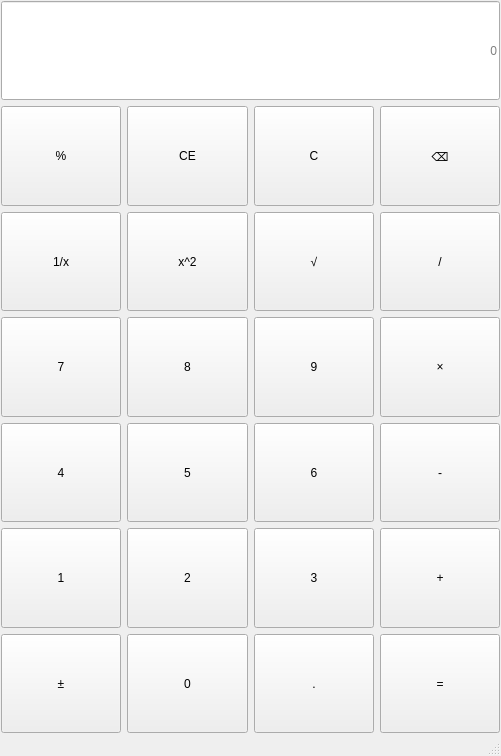
<?xml version="1.0" encoding="UTF-8"?>
<ui version="4.0">
 <class>MainWindow</class>
 <widget class="QMainWindow" name="MainWindow">
  <property name="geometry">
   <rect>
    <x>0</x>
    <y>0</y>
    <width>501</width>
    <height>756</height>
   </rect>
  </property>
  <property name="windowTitle">
   <string>MainWindow</string>
  </property>
  <widget class="QWidget" name="centralwidget">
   <layout class="QVBoxLayout" name="verticalLayout">
    <property name="leftMargin">
     <number>1</number>
    </property>
    <property name="topMargin">
     <number>1</number>
    </property>
    <property name="rightMargin">
     <number>1</number>
    </property>
    <property name="bottomMargin">
     <number>1</number>
    </property>
    <item>
     <layout class="QGridLayout" name="gridLayout">
      <item row="4" column="1">
       <widget class="QPushButton" name="btnNum5">
        <property name="sizePolicy">
         <sizepolicy hsizetype="Minimum" vsizetype="Preferred">
          <horstretch>0</horstretch>
          <verstretch>0</verstretch>
         </sizepolicy>
        </property>
        <property name="text">
         <string>5</string>
        </property>
       </widget>
      </item>
      <item row="1" column="2">
       <widget class="QPushButton" name="btnClearAll">
        <property name="sizePolicy">
         <sizepolicy hsizetype="Minimum" vsizetype="Preferred">
          <horstretch>0</horstretch>
          <verstretch>0</verstretch>
         </sizepolicy>
        </property>
        <property name="text">
         <string>C</string>
        </property>
       </widget>
      </item>
      <item row="3" column="1">
       <widget class="QPushButton" name="btnNum8">
        <property name="sizePolicy">
         <sizepolicy hsizetype="Minimum" vsizetype="Preferred">
          <horstretch>0</horstretch>
          <verstretch>0</verstretch>
         </sizepolicy>
        </property>
        <property name="text">
         <string>8</string>
        </property>
       </widget>
      </item>
      <item row="6" column="0">
       <widget class="QPushButton" name="btnSign">
        <property name="sizePolicy">
         <sizepolicy hsizetype="Minimum" vsizetype="Preferred">
          <horstretch>0</horstretch>
          <verstretch>0</verstretch>
         </sizepolicy>
        </property>
        <property name="text">
         <string>±</string>
        </property>
       </widget>
      </item>
      <item row="1" column="1">
       <widget class="QPushButton" name="btnClear">
        <property name="sizePolicy">
         <sizepolicy hsizetype="Minimum" vsizetype="Preferred">
          <horstretch>0</horstretch>
          <verstretch>0</verstretch>
         </sizepolicy>
        </property>
        <property name="text">
         <string>CE</string>
        </property>
       </widget>
      </item>
      <item row="2" column="2">
       <widget class="QPushButton" name="btnSqrt">
        <property name="sizePolicy">
         <sizepolicy hsizetype="Minimum" vsizetype="Preferred">
          <horstretch>0</horstretch>
          <verstretch>0</verstretch>
         </sizepolicy>
        </property>
        <property name="text">
         <string>√</string>
        </property>
       </widget>
      </item>
      <item row="5" column="3">
       <widget class="QPushButton" name="btnPlus">
        <property name="sizePolicy">
         <sizepolicy hsizetype="Minimum" vsizetype="Preferred">
          <horstretch>0</horstretch>
          <verstretch>0</verstretch>
         </sizepolicy>
        </property>
        <property name="text">
         <string>+</string>
        </property>
       </widget>
      </item>
      <item row="5" column="2">
       <widget class="QPushButton" name="btnNum3">
        <property name="sizePolicy">
         <sizepolicy hsizetype="Minimum" vsizetype="Preferred">
          <horstretch>0</horstretch>
          <verstretch>0</verstretch>
         </sizepolicy>
        </property>
        <property name="text">
         <string>3</string>
        </property>
       </widget>
      </item>
      <item row="5" column="1">
       <widget class="QPushButton" name="btnNum2">
        <property name="sizePolicy">
         <sizepolicy hsizetype="Minimum" vsizetype="Preferred">
          <horstretch>0</horstretch>
          <verstretch>0</verstretch>
         </sizepolicy>
        </property>
        <property name="text">
         <string>2</string>
        </property>
       </widget>
      </item>
      <item row="2" column="0">
       <widget class="QPushButton" name="btnInverse">
        <property name="sizePolicy">
         <sizepolicy hsizetype="Minimum" vsizetype="Preferred">
          <horstretch>0</horstretch>
          <verstretch>0</verstretch>
         </sizepolicy>
        </property>
        <property name="text">
         <string>1/x</string>
        </property>
       </widget>
      </item>
      <item row="5" column="0">
       <widget class="QPushButton" name="btnNum1">
        <property name="sizePolicy">
         <sizepolicy hsizetype="Minimum" vsizetype="Preferred">
          <horstretch>0</horstretch>
          <verstretch>0</verstretch>
         </sizepolicy>
        </property>
        <property name="text">
         <string>1</string>
        </property>
       </widget>
      </item>
      <item row="4" column="3">
       <widget class="QPushButton" name="btnMinus">
        <property name="sizePolicy">
         <sizepolicy hsizetype="Minimum" vsizetype="Preferred">
          <horstretch>0</horstretch>
          <verstretch>0</verstretch>
         </sizepolicy>
        </property>
        <property name="text">
         <string>-</string>
        </property>
       </widget>
      </item>
      <item row="6" column="3">
       <widget class="QPushButton" name="btnEqual">
        <property name="sizePolicy">
         <sizepolicy hsizetype="Minimum" vsizetype="Preferred">
          <horstretch>0</horstretch>
          <verstretch>0</verstretch>
         </sizepolicy>
        </property>
        <property name="text">
         <string>=</string>
        </property>
       </widget>
      </item>
      <item row="3" column="0">
       <widget class="QPushButton" name="btnNum7">
        <property name="sizePolicy">
         <sizepolicy hsizetype="Minimum" vsizetype="Preferred">
          <horstretch>0</horstretch>
          <verstretch>0</verstretch>
         </sizepolicy>
        </property>
        <property name="text">
         <string>7</string>
        </property>
       </widget>
      </item>
      <item row="0" column="0" colspan="4">
       <widget class="QLineEdit" name="display">
        <property name="sizePolicy">
         <sizepolicy hsizetype="Expanding" vsizetype="Preferred">
          <horstretch>0</horstretch>
          <verstretch>0</verstretch>
         </sizepolicy>
        </property>
        <property name="alignment">
         <set>Qt::AlignmentFlag::AlignRight|Qt::AlignmentFlag::AlignTrailing|Qt::AlignmentFlag::AlignVCenter</set>
        </property>
        <property name="placeholderText">
         <string>0</string>
        </property>
       </widget>
      </item>
      <item row="1" column="0">
       <widget class="QPushButton" name="btnPercentage">
        <property name="sizePolicy">
         <sizepolicy hsizetype="Minimum" vsizetype="Preferred">
          <horstretch>0</horstretch>
          <verstretch>0</verstretch>
         </sizepolicy>
        </property>
        <property name="text">
         <string>%</string>
        </property>
       </widget>
      </item>
      <item row="4" column="2">
       <widget class="QPushButton" name="btnNum6">
        <property name="sizePolicy">
         <sizepolicy hsizetype="Minimum" vsizetype="Preferred">
          <horstretch>0</horstretch>
          <verstretch>0</verstretch>
         </sizepolicy>
        </property>
        <property name="text">
         <string>6</string>
        </property>
       </widget>
      </item>
      <item row="6" column="2">
       <widget class="QPushButton" name="btnPeriod">
        <property name="sizePolicy">
         <sizepolicy hsizetype="Minimum" vsizetype="Preferred">
          <horstretch>0</horstretch>
          <verstretch>0</verstretch>
         </sizepolicy>
        </property>
        <property name="text">
         <string>.</string>
        </property>
       </widget>
      </item>
      <item row="2" column="3">
       <widget class="QPushButton" name="btnDivide">
        <property name="sizePolicy">
         <sizepolicy hsizetype="Minimum" vsizetype="Preferred">
          <horstretch>0</horstretch>
          <verstretch>0</verstretch>
         </sizepolicy>
        </property>
        <property name="text">
         <string>/</string>
        </property>
       </widget>
      </item>
      <item row="6" column="1">
       <widget class="QPushButton" name="btnNum0">
        <property name="sizePolicy">
         <sizepolicy hsizetype="Minimum" vsizetype="Preferred">
          <horstretch>0</horstretch>
          <verstretch>0</verstretch>
         </sizepolicy>
        </property>
        <property name="text">
         <string>0</string>
        </property>
       </widget>
      </item>
      <item row="3" column="3">
       <widget class="QPushButton" name="btnMultiple">
        <property name="sizePolicy">
         <sizepolicy hsizetype="Minimum" vsizetype="Preferred">
          <horstretch>0</horstretch>
          <verstretch>0</verstretch>
         </sizepolicy>
        </property>
        <property name="text">
         <string>×</string>
        </property>
       </widget>
      </item>
      <item row="1" column="3">
       <widget class="QPushButton" name="btnDel">
        <property name="sizePolicy">
         <sizepolicy hsizetype="Minimum" vsizetype="Preferred">
          <horstretch>0</horstretch>
          <verstretch>0</verstretch>
         </sizepolicy>
        </property>
        <property name="text">
         <string>⌫</string>
        </property>
       </widget>
      </item>
      <item row="2" column="1">
       <widget class="QPushButton" name="btnSquare">
        <property name="sizePolicy">
         <sizepolicy hsizetype="Minimum" vsizetype="Preferred">
          <horstretch>0</horstretch>
          <verstretch>0</verstretch>
         </sizepolicy>
        </property>
        <property name="text">
         <string>x^2</string>
        </property>
       </widget>
      </item>
      <item row="3" column="2">
       <widget class="QPushButton" name="btnNum9">
        <property name="sizePolicy">
         <sizepolicy hsizetype="Minimum" vsizetype="Preferred">
          <horstretch>0</horstretch>
          <verstretch>0</verstretch>
         </sizepolicy>
        </property>
        <property name="text">
         <string>9</string>
        </property>
       </widget>
      </item>
      <item row="4" column="0">
       <widget class="QPushButton" name="btnNum4">
        <property name="sizePolicy">
         <sizepolicy hsizetype="Minimum" vsizetype="Preferred">
          <horstretch>0</horstretch>
          <verstretch>0</verstretch>
         </sizepolicy>
        </property>
        <property name="text">
         <string>4</string>
        </property>
       </widget>
      </item>
     </layout>
    </item>
   </layout>
  </widget>
  <widget class="QMenuBar" name="menubar">
   <property name="geometry">
    <rect>
     <x>0</x>
     <y>0</y>
     <width>501</width>
     <height>21</height>
    </rect>
   </property>
  </widget>
  <widget class="QStatusBar" name="statusbar"/>
 </widget>
 <resources/>
 <connections/>
</ui>
